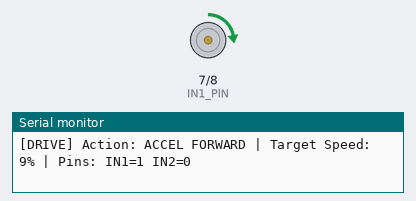
The sketch below on a simulated Arduino Uno, built with avr-gcc and run on an emulated ATmega328P. On the bench: motor-driver pin pairs drawn as motors (green arrow = first pin HIGH = forward, orange = second pin HIGH = backward, longer = more drive, scaled by the enable pin), the last lines printed to the serial monitor.

Above: at 0.59 s.
At 10.11 s:
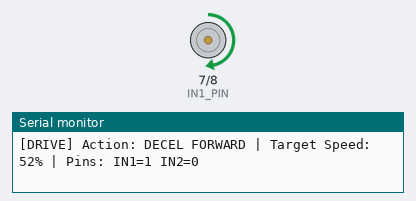
At 20.2 s:
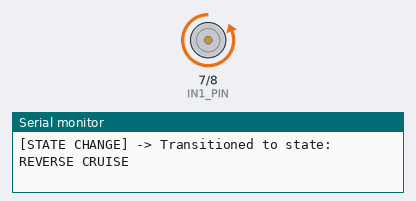
At 36.2 s:
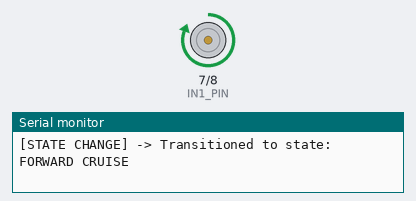
Timing chart, 0 to 37.7 s (numbered marks = the images above):
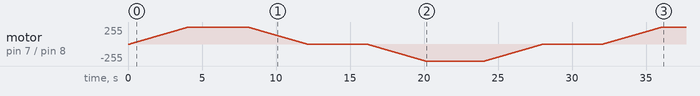

The sketch:

Day_33_DC_Motor_L298N.ino
```cpp
/*
 * 100 Projects with Arduino - Day 33
 * Project: DC Motor Speed & Direction Control (L298N H-Bridge Driver)
 *
 * DESCRIPTION:
 * This project interfaces a brushed DC motor using the L298N dual H-Bridge driver module.
 * To achieve professional-level robotic control standards:
 * 1. Non-Blocking State Machine: Avoids delay() loops, using a millis()-based sequence to handle
 *    gradual acceleration, cruising, deceleration, and electronic braking.
 * 2. Bi-directional H-Bridge Control: Configures digital input pins (IN1, IN2) to switch H-bridge
 *    polarity for forward and reverse motion.
 * 3. Pulse Width Modulation (PWM) Speed Control: Employs analogWrite() on the Enable pin (ENA) to
 * gate average voltage delivery, regulating motor speeds smoothly.
 * 4. Verbose Telemetry Output: Prints speed percentages, current drive states, and active pin
 * settings to the Serial Monitor.
 *
 * H-BRIDGE & DC MOTOR THEORY:
 * - Brushed DC Motors: Rotate when voltage is applied across their two terminals. Reversing the
 * voltage polarity reverses the magnetic flux direction, reversing shaft rotation.
 * - H-Bridge Circuitry: Direct microcontroller pins cannot output the high current (hundreds of mA
 * to Amps) needed to drive motors. An H-Bridge uses 4 transistors (BJTs or MOSFETs) in an "H" shape
 * layout. Selectively turning diagonal pairs of transistors ON directs current through the motor in
 * either direction.
 * - Flyback Protection: DC motors are inductive loads. When current is suddenly cut off, the
 * magnetic field collapses, creating a high-voltage spike (back electromotive force, or Back-EMF).
 * The L298N module includes flyback (freewheeling) diodes that shunt these dangerous voltage spikes
 * safely to Ground, preventing microcontroller damage.
 *
 * WIRING:
 * - L298N Board -> Arduino Uno
 *   - ENA (Enable A) -> Pin 9 (Must be a PWM-capable pin!)
 *   - IN1 (Input 1)  -> Pin 7
 *   - IN2 (Input 2)  -> Pin 8
 *   - GND            -> Arduino GND (CRITICAL: Shared ground between motor battery and Arduino!)
 * - Power Connections:
 *   - L298N GND      -> Negative (-) terminal of external power source (e.g. 9V battery or DC
 * supply)
 *   - L298N 12V      -> Positive (+) terminal of external power source
 *   - L298N OUT1/OUT2-> Terminals of the brushed DC motor
 *
 * WARNING: Never power motors directly from the Arduino 5V/3.3V power pins! Motors draw stall
 * currents that can trigger thermal shutdown or permanently damage the Arduino's voltage regulator.
 */

// --- PIN DEFINITIONS ---
const int ENA_PIN = 9;  // PWM Speed Control Pin
const int IN1_PIN = 7;  // Direction Control Pin 1
const int IN2_PIN = 8;  // Direction Control Pin 2

// --- STATE DEFINITIONS ---
enum MotorState {
  STATE_FORWARD_ACCEL,
  STATE_FORWARD_CRUISE,
  STATE_FORWARD_DECEL,
  STATE_BRAKING_1,
  STATE_REVERSE_ACCEL,
  STATE_REVERSE_CRUISE,
  STATE_REVERSE_DECEL,
  STATE_BRAKING_2
};

// --- TIMING CONFIGURATION ---
MotorState currentMotorState = STATE_FORWARD_ACCEL;
unsigned long stateTimerStart = 0;
const unsigned long stateDuration = 4000;  // Duration of each state in milliseconds (4 seconds)

// --- SPEED VARIABLES ---
int motorSpeedPWM = 0;

void setup() {
  Serial.begin(9600);

  Serial.println("==================================================");
  Serial.println("Day 33: L298N H-Bridge DC Motor State Controller");
  Serial.println("==================================================");

  // Initialize output pins
  pinMode(ENA_PIN, OUTPUT);
  pinMode(IN1_PIN, OUTPUT);
  pinMode(IN2_PIN, OUTPUT);

  // Set motor initial state to stopped
  stopMotor();

  stateTimerStart = millis();
  Serial.println("[SYSTEM] Initialization complete. Beginning test cycle...");
}

void loop() {
  unsigned long currentTime = millis();
  unsigned long elapsedTime = currentTime - stateTimerStart;

  // Step 1: Manage State transitions every 'stateDuration' interval
  if (elapsedTime >= stateDuration) {
    stateTimerStart = currentTime;
    elapsedTime = 0;

    // Cycle to the next state in sequence
    switch (currentMotorState) {
      case STATE_FORWARD_ACCEL:
        currentMotorState = STATE_FORWARD_CRUISE;
        break;
      case STATE_FORWARD_CRUISE:
        currentMotorState = STATE_FORWARD_DECEL;
        break;
      case STATE_FORWARD_DECEL:
        currentMotorState = STATE_BRAKING_1;
        break;
      case STATE_BRAKING_1:
        currentMotorState = STATE_REVERSE_ACCEL;
        break;
      case STATE_REVERSE_ACCEL:
        currentMotorState = STATE_REVERSE_CRUISE;
        break;
      case STATE_REVERSE_CRUISE:
        currentMotorState = STATE_REVERSE_DECEL;
        break;
      case STATE_REVERSE_DECEL:
        currentMotorState = STATE_BRAKING_2;
        break;
      case STATE_BRAKING_2:
        currentMotorState = STATE_FORWARD_ACCEL;
        break;
    }

    Serial.print("\n[STATE CHANGE] -> Transitioned to state: ");
    printStateName(currentMotorState);
    Serial.println();
  }

  // Step 2: Execute speed updates based on current state (non-blocking mapping)
  executeMotorCalculations(elapsedTime);
}

/**
 * Calculates and writes PWM values dynamically depending on active state.
 */
void executeMotorCalculations(unsigned long elapsed) {
  float progress = (float)elapsed / stateDuration;  // Normalized time progress (0.0 to 1.0)

  switch (currentMotorState) {
    case STATE_FORWARD_ACCEL:
      // Accelerating Forward: IN1=HIGH, IN2=LOW, Speed ramping 0 -> 255
      setDirectionForward();
      motorSpeedPWM = (int)(progress * 255.0);
      writeMotorSpeed(motorSpeedPWM);
      printTelemetry("ACCEL FORWARD", (motorSpeedPWM * 100) / 255);
      break;

    case STATE_FORWARD_CRUISE:
      // Cruising Forward: Speed clamped at max (255)
      setDirectionForward();
      motorSpeedPWM = 255;
      writeMotorSpeed(motorSpeedPWM);
      printTelemetry("CRUISE FORWARD", 100);
      break;

    case STATE_FORWARD_DECEL:
      // Decelerating Forward: Speed ramping 255 -> 0
      setDirectionForward();
      motorSpeedPWM = (int)((1.0 - progress) * 255.0);
      writeMotorSpeed(motorSpeedPWM);
      printTelemetry("DECEL FORWARD", (motorSpeedPWM * 100) / 255);
      break;

    case STATE_BRAKING_1:
      // Brake state: Active electronic braking (IN1=LOW, IN2=LOW, ENA=HIGH)
      brakeMotor();
      printTelemetry("BRAKE ACTIVE", 0);
      break;

    case STATE_REVERSE_ACCEL:
      // Accelerating Reverse: IN1=LOW, IN2=HIGH, Speed ramping 0 -> 255
      setDirectionReverse();
      motorSpeedPWM = (int)(progress * 255.0);
      writeMotorSpeed(motorSpeedPWM);
      printTelemetry("ACCEL REVERSE", (motorSpeedPWM * 100) / 255);
      break;

    case STATE_REVERSE_CRUISE:
      // Cruising Reverse: Speed clamped at max (255)
      setDirectionReverse();
      motorSpeedPWM = 255;
      writeMotorSpeed(motorSpeedPWM);
      printTelemetry("CRUISE REVERSE", 100);
      break;

    case STATE_REVERSE_DECEL:
      // Decelerating Reverse: Speed ramping 255 -> 0
      setDirectionReverse();
      motorSpeedPWM = (int)((1.0 - progress) * 255.0);
      writeMotorSpeed(motorSpeedPWM);
      printTelemetry("DECEL REVERSE", (motorSpeedPWM * 100) / 255);
      break;

    case STATE_BRAKING_2:
      // Brake state
      brakeMotor();
      printTelemetry("BRAKE ACTIVE", 0);
      break;
  }
}

// --- HARDWARE DIRECT CONTROL FUNCTIONS ---

/**
 * Configure direction pins for Forward rotation (IN1=HIGH, IN2=LOW).
 */
void setDirectionForward() {
  digitalWrite(IN1_PIN, HIGH);
  digitalWrite(IN2_PIN, LOW);
}

/**
 * Configure direction pins for Reverse rotation (IN1=LOW, IN2=HIGH).
 */
void setDirectionReverse() {
  digitalWrite(IN1_PIN, LOW);
  digitalWrite(IN2_PIN, HIGH);
}

/**
 * Halts motor rotation smoothly by disabling the Enable pin (floating state).
 */
void stopMotor() {
  digitalWrite(IN1_PIN, LOW);
  digitalWrite(IN2_PIN, LOW);
  analogWrite(ENA_PIN, 0);
}

/**
 * Actively locks the motor armature electronically by grounding both coils (IN1=LOW, IN2=LOW,
 * ENA=HIGH).
 */
void brakeMotor() {
  digitalWrite(IN1_PIN, LOW);
  digitalWrite(IN2_PIN, LOW);
  analogWrite(ENA_PIN, 255);  // Maximum braking torque
}

/**
 * Writes the raw 8-bit duty cycle value to the enable pin.
 */
void writeMotorSpeed(int speed) {
  // Constrain value between 0 and 255 to prevent overflow issues
  int clampedSpeed = constrain(speed, 0, 255);
  analogWrite(ENA_PIN, clampedSpeed);
}

// --- TELEMETRY AND DIAGNOSTIC UTILITIES ---

/**
 * Prints the active driver configurations to the console at throttled intervals.
 */
void printTelemetry(const char *action, int percent) {
  static unsigned long lastTele = 0;
  if (millis() - lastTele >= 500) {  // Limit telemetry updates to 2 Hz to prevent Serial congestion
    lastTele = millis();
    Serial.print("[DRIVE] Action: ");
    Serial.print(action);
    Serial.print(" | Target Speed: ");
    Serial.print(percent);
    Serial.print("% | Pins: IN1=");
    Serial.print(digitalRead(IN1_PIN));
    Serial.print(" IN2=");
    Serial.println(digitalRead(IN2_PIN));
  }
}

/**
 * Translates state enum variables to human-readable strings.
 */
void printStateName(MotorState state) {
  switch (state) {
    case STATE_FORWARD_ACCEL:
      Serial.print("FORWARD ACCELERATION");
      break;
    case STATE_FORWARD_CRUISE:
      Serial.print("FORWARD CRUISE");
      break;
    case STATE_FORWARD_DECEL:
      Serial.print("FORWARD DECELERATION");
      break;
    case STATE_BRAKING_1:
      Serial.print("BRAKE SEQUENCE A");
      break;
    case STATE_REVERSE_ACCEL:
      Serial.print("REVERSE ACCELERATION");
      break;
    case STATE_REVERSE_CRUISE:
      Serial.print("REVERSE CRUISE");
      break;
    case STATE_REVERSE_DECEL:
      Serial.print("REVERSE DECELERATION");
      break;
    case STATE_BRAKING_2:
      Serial.print("BRAKE SEQUENCE B");
      break;
  }
}
```
